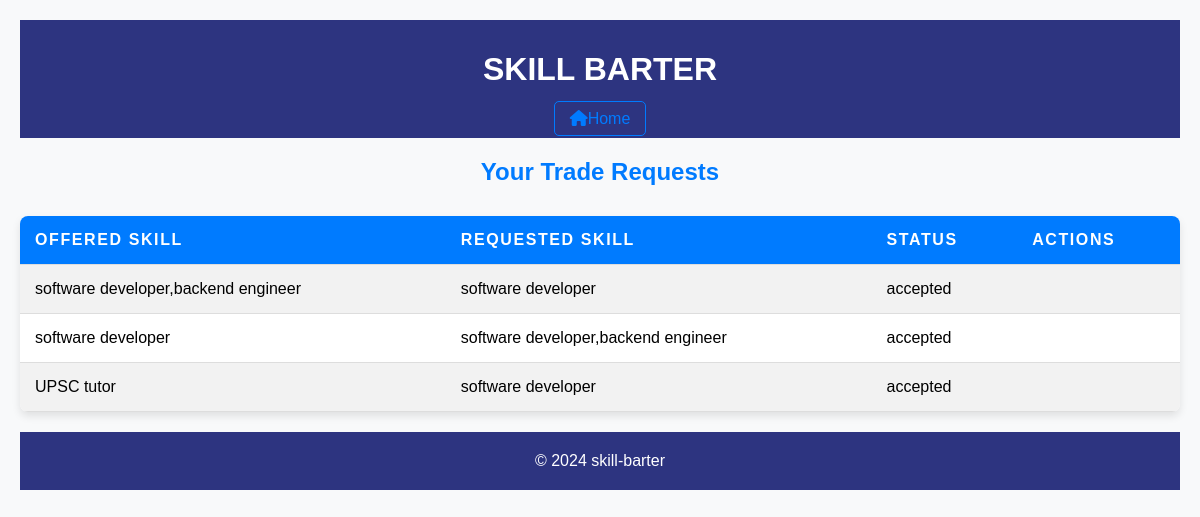
Screenshot of /accounts/trade/list/ (signed in) with the database file from the repository.
### accounts/models.py (models this page shows, shortened)
class SkillTrade(models.Model):
    offered_by = models.ForeignKey(User, related_name='offered_by', on_delete=models.CASCADE)
    offered_skill = models.ForeignKey(Skill, related_name='offered_skill', on_delete=models.CASCADE)
    requested_skill = models.ForeignKey(Skill, related_name='requested_skill', on_delete=models.CASCADE)
    requested_by = models.ForeignKey(User, related_name='requested_by', on_delete=models.CASCADE)
    status = models.CharField(max_length=20, choices=[('pending', 'Pending'), ('accepted', 'Accepted'), ('declined', 'Declined')], default='pending')
    prerequisites = models.TextField(blank=True, null=True)

class Skill(models.Model):
    user = models.ForeignKey(User, on_delete=models.CASCADE,related_name='skills')  # Link skill to a user
    skill_name = models.CharField(max_length=100)  # Name of the skill
    description = models.TextField(blank=True, null=True)  # Optional description of the skill
    rating = models.DecimalField(max_digits=3, decimal_places=2, default=0)  # Optional rating for the skill
    rating_count = models.IntegerField(default=0)  # To track how many ratings a skill has

### accounts/views.py (the view)
# urls.py: path('trade/list/', views.trade_list, name='trade_list'),
@login_required
def trade_list(request):
    trades = SkillTrade.objects.filter(requested_by=request.user)  # Fetch all trades for the logged-in user
    return render(request, 'trade_list.html', {'trades': trades})

### accounts/templates/trade_list.html (shortened to what this page needs)
{% extends "base_profile.html" %}
{% block content %}
<h2>Your Trade Requests</h2>
<table>
    <tr>
        <th>Offered Skill</th>
        <th>Requested Skill</th>
        <th>Status</th>
        <th>Actions</th>
    </tr>
    {% for trade in trades %}
    <tr>
        <td>{{ trade.offered_skill.skill_name }}</td>
        <td>{{ trade.requested_skill.skill_name }}</td>
        <td>{{ trade.status }}</td>
        <td>
        </td>
    </tr>
    {% empty %}
    <tr>
        <td colspan="4" class="no-trades">No trade requests.</td>
    </tr>
    {% endfor %}
</table>
{% endblock %}

### accounts/static/css/style.css (style rules this page uses)
body { font-family: Arial, sans-serif; margin: 0; padding: 0; background-color: #f4f4f4; }

### accounts/templates/trade_list.html (style rules this page uses)
body { font-family: 'Arial', sans-serif; background-color: #f8f9fa; padding: 20px; }
h2 { color: #007BFF; text-align: center; margin-bottom: 30px; }
table { width: 100%; border-collapse: collapse; margin: 20px 0; box-shadow: 0 4px 8px rgba(0, 0, 0, 0.1); background-color: #ffffff; border-radius: 8px; overflow: hidden; }
th, td { padding: 15px; text-align: left; border-bottom: 1px solid #ddd; }
th { background-color: #007BFF; color: white; text-transform: uppercase; letter-spacing: 0.1em; }
tr:nth-child(even) { background-color: #f2f2f2; }

### rows the page displays
SkillTrade: offered_skill.skill_name "software developer,backend engineer", requested_skill.skill_name "software developer", status "accepted"
SkillTrade: offered_skill.skill_name "software developer", requested_skill.skill_name "software developer,backend engineer", status "accepted"
SkillTrade: offered_skill.skill_name "UPSC tutor", requested_skill.skill_name "software developer", status "accepted"
